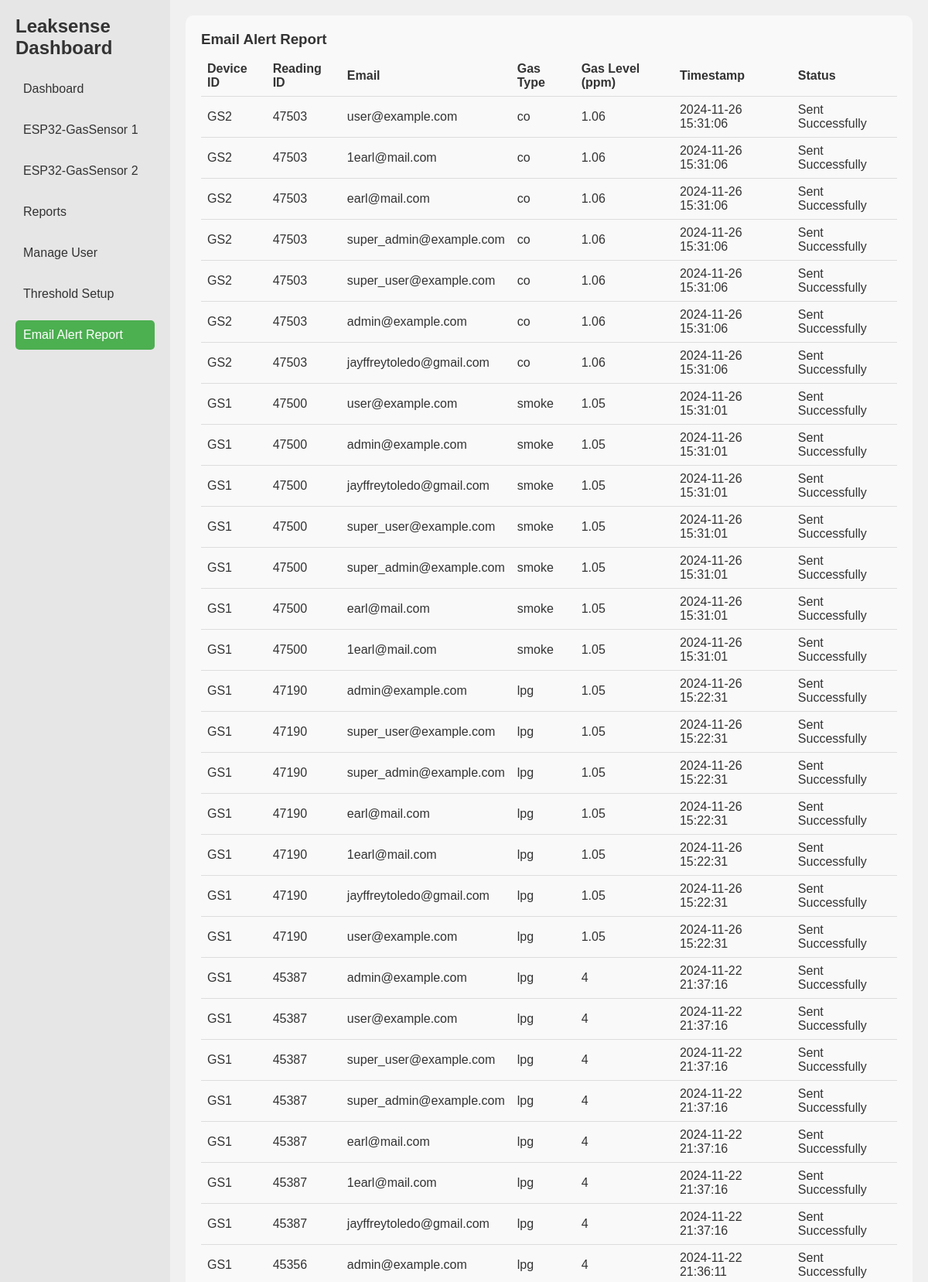
The page /dashboard/email_alert_report.php (signed in, upper part) on the database its author committed.
### tables this page shows
CREATE TABLE `alert` (
  `alertID` int(11) NOT NULL,
  `deviceID` varchar(11) DEFAULT NULL,
  `readingID` int(11) DEFAULT NULL,
  `email` varchar(100) NOT NULL,
  `gastype` varchar(20) NOT NULL,
  `gaslevel` float NOT NULL,
  `thresholdlevel` int(11) NOT NULL,
  `timestamp` timestamp NOT NULL DEFAULT current_timestamp(),
  `status` tinyint(1) NOT NULL DEFAULT 0
);

### dashboard/email_alert_report.php (the view, shortened to what this page needs)
<?php
include '../db_connection.php';
$query = "
    SELECT
        deviceID,
        readingID,
        email,
        gastype,
        gaslevel,
        timestamp,
        status
    FROM
        alert
    ORDER BY
        timestamp DESC
";
$stmt = $pdo->prepare($query);
$stmt->execute();
$email_alert_reports = $stmt->fetchAll(PDO::FETCH_ASSOC);
?>
<!DOCTYPE html>
<html lang="en">
<head>
</head>
<body class="light">
    <div class="dashboard-container">
        <aside class="sidebar">
            <div>
                <h2>Leaksense Dashboard</h2>
                <nav>
                    <ul>
                        <li><a href="dashboard.php">Dashboard</a></li>
                        <li><a href="gs1.php">ESP32-GasSensor 1</a></li>
                        <li><a href="gs2.php">ESP32-GasSensor 2</a></li>
                        <li><a href="Reports.php">Reports</a></li>
                        <li><a href="manage_user.php">Manage User</a></li>
                        <li><a href="Threshold.php">Threshold Setup</a></li>
                        <li><a href="email_alert_report.php" class="active">Email Alert Report</a></li>
                    </ul>
                </nav>
            </div>
        </aside>
        <main class="main-dashboard">
            <div class="table-container">
                <h3>Email Alert Report</h3>
                <table>
                    <thead>
                        <tr>
                            <th>Device ID</th>
                            <th>Reading ID</th>
                            <th>Email</th>
                            <th>Gas Type</th>
                            <th>Gas Level (ppm)</th>
                            <th>Timestamp</th>
                            <th>Status</th>
                        </tr>
                    </thead>
                    <tbody>
                        <?php foreach ($email_alert_reports as $report): ?>
                            <tr>
                                <td><?php echo htmlspecialchars($report['deviceID']); ?></td>
                                <td><?php echo htmlspecialchars($report['readingID']); ?></td>
                                <td><?php echo htmlspecialchars($report['email']); ?></td>
                                <td><?php echo htmlspecialchars($report['gastype']); ?></td>
                                <td><?php echo htmlspecialchars($report['gaslevel']); ?></td>
                                <td><?php echo htmlspecialchars($report['timestamp']); ?></td>
                                <td><?php echo htmlspecialchars($report['status'] == 1 ? 'Sent Successfully' : 'Failed'); ?></td>
                            </tr>
                        <?php endforeach; ?>
                    </tbody>
                </table>
            </div>
        </main>
    </div>
</body>
</html>

### dashboard/email_alert_report.php (style rules this page uses)
* { margin: 0; padding: 0; box-sizing: border-box; }
body { font-family: Arial, sans-serif; display: flex; transition: background-color 0.3s, color 0.3s; }
body.light { background-color: #f0f0f0; color: #333; }
body.light .sidebar { background-color: #e6e6e6; color: #333; }
body.light .sidebar h2, body.light .sidebar a { color: #333; }
body.light .sidebar a.active, body.light .sidebar a:hover { background-color: #4CAF50; color: #fff; }
body.light .table-container { background: #f9f9f9; }
.dashboard-container { display: flex; height: 100vh; width: 100%; }
.sidebar { width: 220px; padding: 20px; display: flex; flex-direction: column; justify-content: space-between; }
.sidebar h2 { font-size: 1.5em; margin-bottom: 20px; }
.sidebar ul { list-style: none; padding-left: 0; }
.sidebar li { margin-bottom: 15px; }
.sidebar a { text-decoration: none; font-size: 1em; display: block; padding: 10px; border-radius: 5px; transition: background-color 0.2s; }
.main-dashboard { flex: 1; padding: 20px; overflow-y: auto; }
.table-container { padding: 20px; border-radius: 10px; }
table { width: 100%; color: inherit; margin-top: 10px; border-collapse: collapse; }
table th, table td { padding: 8px; text-align: left; border-bottom: 1px solid #ddd; }

### rows shown on the page
alert: deviceID "GS2", readingID "47503", email "user@example.com", gastype "co", gaslevel "1.06", timestamp "2024-11-26 15:31:06", status "Sent Successfully"
alert: deviceID "GS2", readingID "47503", email "1earl@mail.com", gastype "co", gaslevel "1.06", timestamp "2024-11-26 15:31:06", status "Sent Successfully"
alert: deviceID "GS2", readingID "47503", email "earl@mail.com", gastype "co", gaslevel "1.06", timestamp "2024-11-26 15:31:06", status "Sent Successfully"
alert: deviceID "GS2", readingID "47503", email "super_admin@example.com", gastype "co", gaslevel "1.06", timestamp "2024-11-26 15:31:06", status "Sent Successfully"
alert: deviceID "GS2", readingID "47503", email "super_user@example.com", gastype "co", gaslevel "1.06", timestamp "2024-11-26 15:31:06", status "Sent Successfully"
alert: deviceID "GS2", readingID "47503", email "admin@example.com", gastype "co", gaslevel "1.06", timestamp "2024-11-26 15:31:06", status "Sent Successfully"
alert: deviceID "GS2", readingID "47503", email "jayffreytoledo@gmail.com", gastype "co", gaslevel "1.06", timestamp "2024-11-26 15:31:06", status "Sent Successfully"
alert: deviceID "GS1", readingID "47500", email "user@example.com", gastype "smoke", gaslevel "1.05", timestamp "2024-11-26 15:31:01", status "Sent Successfully"
alert: deviceID "GS1", readingID "47500", email "admin@example.com", gastype "smoke", gaslevel "1.05", timestamp "2024-11-26 15:31:01", status "Sent Successfully"
alert: deviceID "GS1", readingID "47500", email "jayffreytoledo@gmail.com", gastype "smoke", gaslevel "1.05", timestamp "2024-11-26 15:31:01", status "Sent Successfully"
alert: deviceID "GS1", readingID "47500", email "super_user@example.com", gastype "smoke", gaslevel "1.05", timestamp "2024-11-26 15:31:01", status "Sent Successfully"
alert: deviceID "GS1", readingID "47500", email "super_admin@example.com", gastype "smoke", gaslevel "1.05", timestamp "2024-11-26 15:31:01", status "Sent Successfully"
alert: deviceID "GS1", readingID "47500", email "earl@mail.com", gastype "smoke", gaslevel "1.05", timestamp "2024-11-26 15:31:01", status "Sent Successfully"
alert: deviceID "GS1", readingID "47500", email "1earl@mail.com", gastype "smoke", gaslevel "1.05", timestamp "2024-11-26 15:31:01", status "Sent Successfully"
alert: deviceID "GS1", readingID "47190", email "admin@example.com", gastype "lpg", gaslevel "1.05", timestamp "2024-11-26 15:22:31", status "Sent Successfully"
alert: deviceID "GS1", readingID "47190", email "super_user@example.com", gastype "lpg", gaslevel "1.05", timestamp "2024-11-26 15:22:31", status "Sent Successfully"
alert: deviceID "GS1", readingID "47190", email "super_admin@example.com", gastype "lpg", gaslevel "1.05", timestamp "2024-11-26 15:22:31", status "Sent Successfully"
alert: deviceID "GS1", readingID "47190", email "earl@mail.com", gastype "lpg", gaslevel "1.05", timestamp "2024-11-26 15:22:31", status "Sent Successfully"
alert: deviceID "GS1", readingID "47190", email "1earl@mail.com", gastype "lpg", gaslevel "1.05", timestamp "2024-11-26 15:22:31", status "Sent Successfully"
alert: deviceID "GS1", readingID "47190", email "jayffreytoledo@gmail.com", gastype "lpg", gaslevel "1.05", timestamp "2024-11-26 15:22:31", status "Sent Successfully"
alert: deviceID "GS1", readingID "47190", email "user@example.com", gastype "lpg", gaslevel "1.05", timestamp "2024-11-26 15:22:31", status "Sent Successfully"
alert: deviceID "GS1", readingID "45387", email "admin@example.com", gastype "lpg", gaslevel "4", timestamp "2024-11-22 21:37:16", status "Sent Successfully"
alert: deviceID "GS1", readingID "45387", email "user@example.com", gastype "lpg", gaslevel "4", timestamp "2024-11-22 21:37:16", status "Sent Successfully"
alert: deviceID "GS1", readingID "45387", email "super_user@example.com", gastype "lpg", gaslevel "4", timestamp "2024-11-22 21:37:16", status "Sent Successfully"
alert: deviceID "GS1", readingID "45387", email "super_admin@example.com", gastype "lpg", gaslevel "4", timestamp "2024-11-22 21:37:16", status "Sent Successfully"
alert: deviceID "GS1", readingID "45387", email "earl@mail.com", gastype "lpg", gaslevel "4", timestamp "2024-11-22 21:37:16", status "Sent Successfully"
alert: deviceID "GS1", readingID "45387", email "1earl@mail.com", gastype "lpg", gaslevel "4", timestamp "2024-11-22 21:37:16", status "Sent Successfully"
alert: deviceID "GS1", readingID "45387", email "jayffreytoledo@gmail.com", gastype "lpg", gaslevel "4", timestamp "2024-11-22 21:37:16", status "Sent Successfully"
alert: deviceID "GS1", readingID "45356", email "admin@example.com", gastype "lpg", gaslevel "4", timestamp "2024-11-22 21:36:11", status "Sent Successfully"
